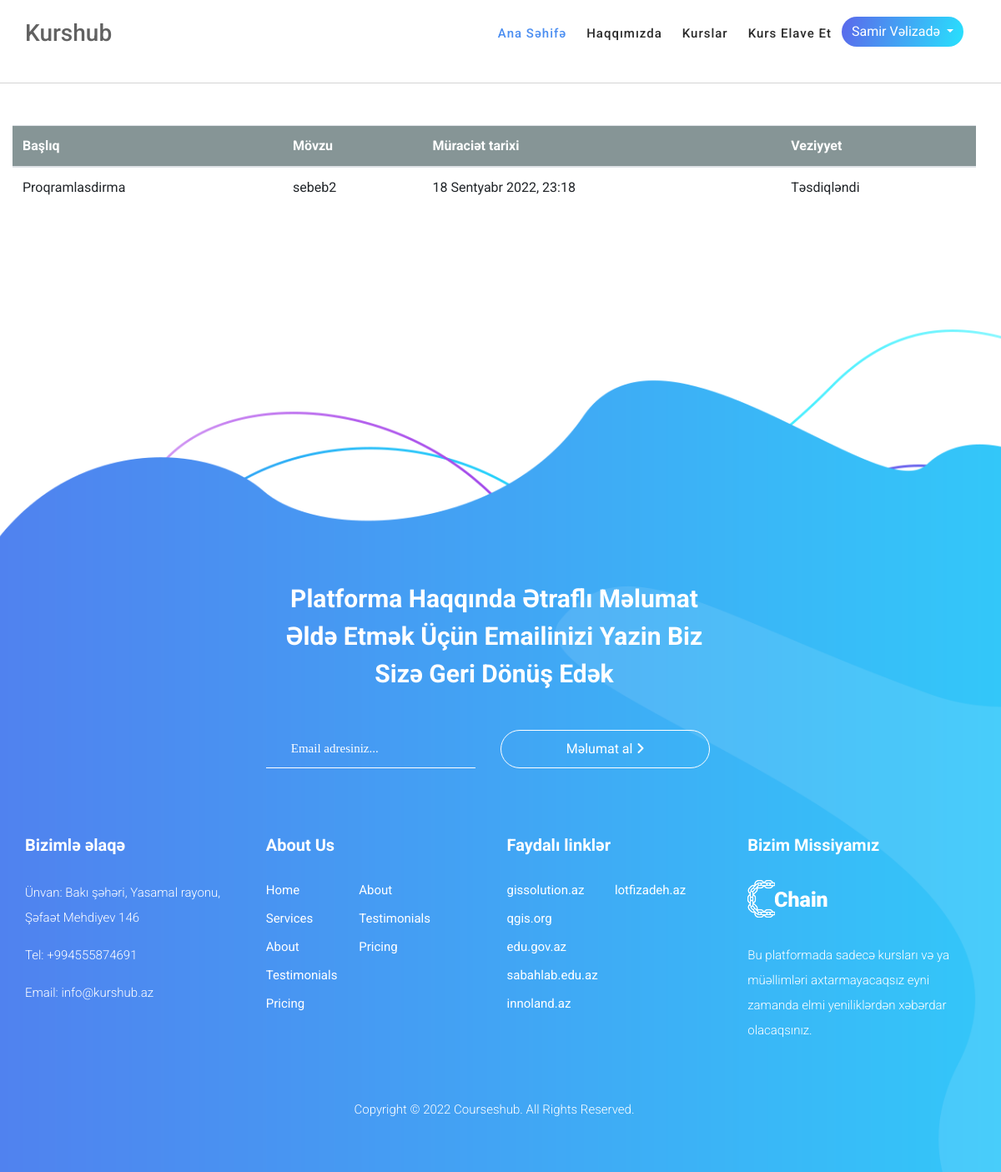
The app's page /course/trainerapplynotification/2 (signed in) with its own data.
### user/models.py (models this page shows)
class User(AbstractUser):
    name = models.CharField(max_length=30, verbose_name=_("Full name"))
    surname = models.CharField(max_length=30, verbose_name="Surname")
    username = models.CharField(max_length=50, unique=True , verbose_name="Username")
    email = models.EmailField(max_length=254 , verbose_name="Email")
    user_profile = models.ImageField(null=True, blank = True, verbose_name="Profil picture")
    phone = models.CharField(max_length=50,verbose_name="Phone number")

### course/models.py (models this page shows)
class TrainerApply(models.Model):
    confirm = models.BooleanField(default=False)
    pending = models.BooleanField(default=True)
    cancel = models.BooleanField(default=False)
    user = models.ForeignKey(User, on_delete=models.CASCADE)
    apply_title = models.CharField(max_length=30)
    apply_content = models.CharField(max_length=100)
    apply_date = models.DateTimeField(auto_now_add=True)
    trainer = models.ForeignKey(Trainer, on_delete=models.CASCADE)

### course/views.py (the view)
# urls.py: path('trainerapplynotification/<int:id>', views.trainerapplynotification, name = "trainerapplynotification"),
@login_required(login_url='course/trainerapplynotification')
def trainerapplynotification(request,id):
    student_infos = TrainerApply.objects.filter(trainer=id)
    contex = {
        "student_infos":student_infos
    }
    return render(request, "trainerapplynotification.html", contex)

### templates/trainerapplynotification.html
{% extends "layout.html" %}
{% load crispy_forms_tags %}
{% block body %}
{% load static %}
<div class="row">
  <div class="container common-notification">
    <div class="notification-table">
      <table class="table">
        {% if user %}
        <thead class="notification-table__head">
          <tr>
            <th scope="col">Başlıq</th>
            <th scope="col">Mövzu</th>
            <th scope="col">Müraciət tarixi</th>
            <th scope="col">Veziyyet</th>
          </tr>
        </thead>
        <tbody>
          {% for student_info in student_infos %}
          {% if student_info.user_id == request.user.id %}
          <tr>
            <td>{{student_info.apply_title}}</td>
            <td>{{student_info.apply_content}}</td>
            <td>{{student_info.apply_date}}</td>
            {% if student_info.pending == 1 %}
            <td>pending...</td>
            {% elif student_info.confirm == 1 %}
            <td>Təsdiqləndi</td>
            {% elif student_info.cancel == 1 %}
            <td>Imtina edildi</td>
            {% endif %}
          </tr>
          {% endif %}
        </tbody>
        {% endfor %}
        {% endif %}
      </table>
    </div>
  </div>
</div>
{% endblock %}

### templates/navbar.html (shortened to what this page needs)
{% load static %}
<header class="header-area header-sticky wow slideInDown" data-wow-duration="0.75s" data-wow-delay="0s">
  <div class="container">
    <div class="row">
      <div class="col-12">
        <nav class="main-nav">
          <a href="{% url 'index'%}" class="logo">
            <h3>Kurshub</h3>
          </a>
          <ul class="nav">
            <li class="scroll-to-section"><a href="{% url 'index'%}" class="active">Ana səhifə</a></li>
            <li class="scroll-to-section"><a href="{% url 'course:aboutus' %}">Haqqımızda</a></li>
            <li class="scroll-to-section"><a href="{% url 'course:courses'%}">Kurslar</a></li>
            {% if request.user.is_authenticated %}
            <li class="scroll-to-section"><a href="{% url 'course:addcourse' %}">Kurs elave et</a></li>
            <div class="dropdown show">
              <a class="btn nav-btn  dropdown-toggle" href="#" role="button" id="dropdownMenuLink" data-toggle="dropdown"
                aria-haspopup="true" aria-expanded="false">
                {{request.user.name}} {{request.user.surname}}
              </a>
            </div>
            {% endif %}
          </ul>
        </nav>
      </div>
    </div>
  </div>
</header>

### course/static/assets/css/new.css (style rules this page uses)
html, body, div, span, applet, object, iframe, h1, h2, h3, h4, h5, h6, p, blockquote, div pre, a, abbr, acronym, address, big, cite, code, del, dfn, em, font, img, ins, kbd, q, s, samp, small, strike, strong, sub, sup, tt, var, b, u, i, center, dl, dt, dd, ol, ul, li, figure, header, nav, section, article, aside, footer, figcaption { margin: 0; padding: 0; border: 0; outline: 0; }
ul, li { padding: 0; margin: 0; list-style: none; }
header, nav, section, article, aside, footer, hgroup { display: block; }
* { box-sizing: border-box; }
html, body { font-family: "Roboto", sans-serif; font-weight: 400; background-color: #fff; -ms-text-size-adjust: 100%; -webkit-font-smoothing: antialiased; -moz-osx-font-smoothing: grayscale; }
a { text-decoration: none !important; }
h1, h2, h3, h4, h5, h6 { margin-top: 0px; margin-bottom: 0px; }
ul { margin-bottom: 0px; }
html, body { background: #fff; font-family: "Roboto", sans-serif; }
.nav-btn { background: rgb(19, 175, 240); background: linear-gradient(105deg, rgba(91, 104, 235, 1) 0%, rgba(40, 225, 253, 1) 100%); border-radius: 25px; border: none; }
.header-area { background-color: transparent; border-bottom: 1px solid rgba(42, 42, 42, 0.2); position: absolute; left: 0px; right: 0px; z-index: 100; height: 100px; -webkit-transition: all 0.5s ease 0s; -moz-transition: all 0.5s ease 0s; -o-transition: all 0.5s ease 0s; transition: all 0.5s ease 0s; }
.header-area .main-nav { min-height: 80px; background: transparent; display: flex; justify-content: space-between; align-items: center; }
.header-area .main-nav .logo { float: left; -webkit-transition: all 0.3s ease 0s; -moz-transition: all 0.3s ease 0s; -o-transition: all 0.3s ease 0s; transition: all 0.3s ease 0s; }
.header-area .main-nav .logo { line-height: 100px; float: left; -webkit-transition: all 0.3s ease 0s; -moz-transition: all 0.3s ease 0s; -o-transition: all 0.3s ease 0s; transition: all 0.3s ease 0s; }
.header-area .main-nav .nav { float: right; margin-right: 0px; background-color: transparent; -webkit-transition: all 0.3s ease 0s; -moz-transition: all 0.3s ease 0s; -o-transition: all 0.3s ease 0s; transition: all 0.3s ease 0s; position: relative; z-index: 999; }
.header-area .main-nav .nav li { padding-left: 20px; padding-right: 20px; }
.header-area .main-nav .nav li a { display: block; font-weight: 500; font-size: 15px; color: #2a2a2a; text-transform: capitalize; -webkit-transition: all 0.3s ease 0s; -moz-transition: all 0.3s ease 0s; -o-transition: all 0.3s ease 0s; transition: all 0.3s ease 0s; height: 40px; line-height: 40px; border: transparent; letter-spacing: 1px; }
.header-area .main-nav .nav li:hover a, .header-area .main-nav .nav li a.active { color: #4b8ef1 !important; }
.header-area.header-sticky { min-height: 80px; }
.header-area.header-sticky .nav li a.active { color: #4b8ef1; }
@media (max-width: 1200px) { .header-area .main-nav .nav li { padding-left: 12px; padding-right: 12px; } }
@media (max-width: 1200px) { .header-area .main-nav:before { display: none; } }
@media (min-width: 767px) { .header-area .main-nav .nav { display: flex !important; } }
.btn { color: #fff; transition: all 0.3s; }
a.btn { color: #fff; text-align: center; text-decoration: none; }

### course/static/assets/css/coursedetail.css (style rules this page uses)
a, a:active, a:focus { color: #616161; text-decoration: none; transition-timing-function: ease-in-out; -ms-transition-timing-function: ease-in-out; -moz-transition-timing-function: ease-in-out; -webkit-transition-timing-function: ease-in-out; -o-transition-timing-function: ease-in-out; transition-duration: 0.2s; -ms-transition-duration: 0.2s; -moz-transition-duration: 0.2s; -webkit-transition-duration: 0.2s; -o-transition-duration: 0.2s; }

### course/static/assets/css/login_style.css (style rules this page uses)
.row { margin-right: 0; }

### course/static/assets/css/register_style.css (style rules this page uses)
.row { margin-right: 0; }

### course/static/assets/css/forms.css (style rules this page uses)
.common-notification { margin-top: 50px; }
.notification-table { padding-top: 100px; overflow: hidden; }
.notification-table__head { background-color: #869596; color: #fff; }

### course/static/assets/css/signup-style.css (style rules this page uses)
@media screen and (max-width: 1200px) { .container { width: calc( 100% - 30px); max-width: 100%; } }
@media screen and (min-width: 1024px) { .container { max-width: 1200px; } }

### records on screen
User: user.name "Samir", user.surname "Vəlizadə"
TrainerApply: apply_title "Proqramlasdirma", apply_content "sebeb2", apply_date "18 Sentyabr 2022, 23:18", pending "Təsdiqləndi"
